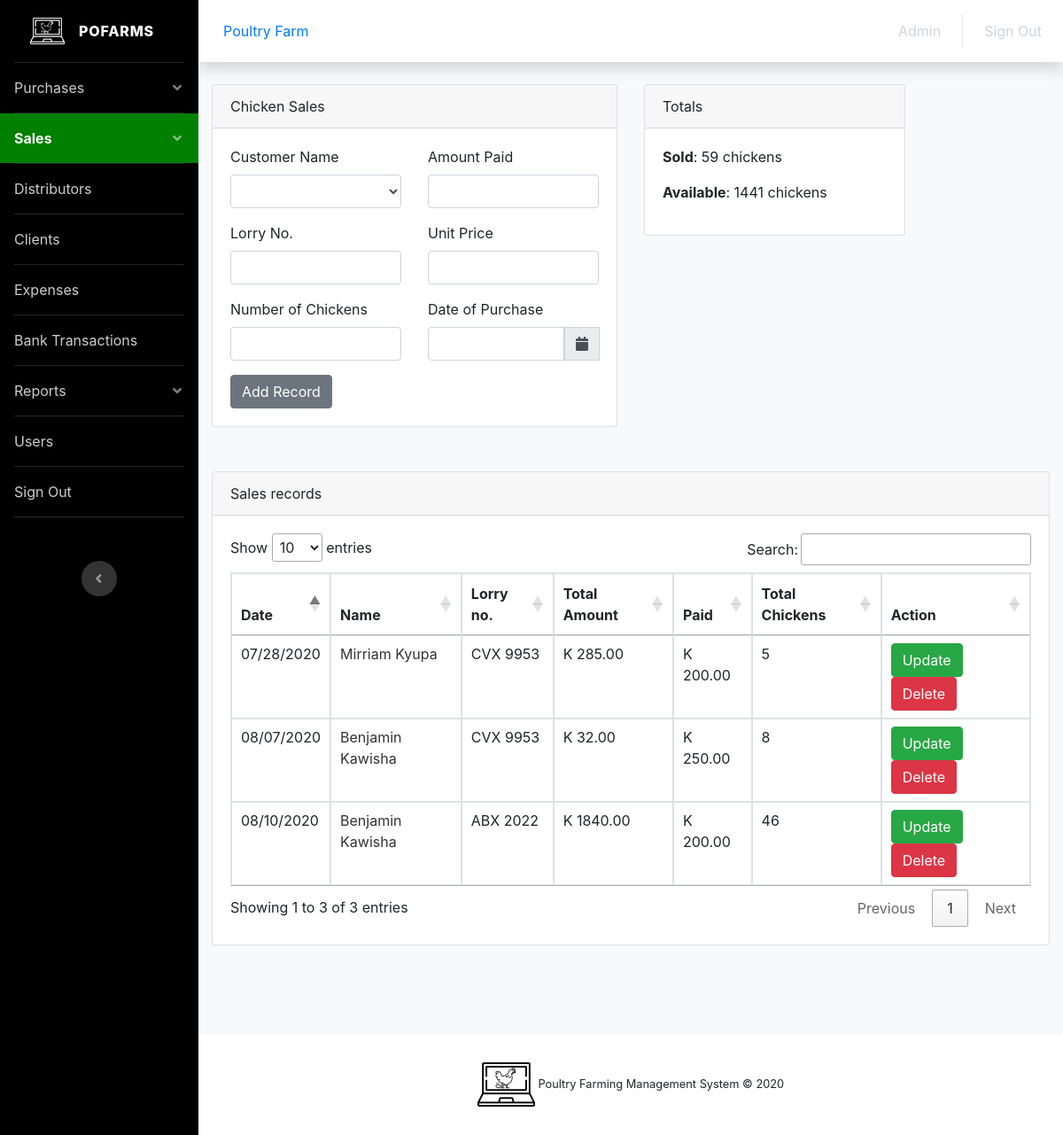
The page /sale_chicken.php (signed in) on the database its author committed.
### tables this page shows
CREATE TABLE `chicken_sale` (
  `id` int(15) NOT NULL,
  `name_idd` varchar(50) NOT NULL,
  `customer` varchar(50) NOT NULL,
  `paid` double(9,2) NOT NULL,
  `l_no` varchar(15) NOT NULL,
  `u_price` double(9,2) NOT NULL,
  `no_chickens` varchar(25) NOT NULL,
  `t_amount` double(9,2) NOT NULL,
  `date` varchar(15) NOT NULL
);

### database/server.php (called while the page is built, shortened)
<?php
$u_date ="";
$u_l_no ="";
$u_u_price ="";
$edit_state ="";
?>

### sale_chicken.php (the view, shortened to what this page needs)
<?php
include 'database/config.php';
?>
<!DOCTYPE html>
<html lang="en">
<head>
  <link rel="stylesheet" type="text/css" href="assets/css/styles.css">
  <link href="https://cdnjs.cloudflare.com/ajax/libs/font-awesome/5.13.0/css/all.min.css" rel="stylesheet">
  <link rel="stylesheet" href="https://stackpath.bootstrapcdn.com/font-awesome/4.5.0/css/font-awesome.min.css">
  <link href="https://cdnjs.cloudflare.com/ajax/libs/bootstrap-datepicker/1.7.1/css/bootstrap-datepicker.min.css" rel="stylesheet"/>
  <link href="assets/css/dashboard.css" rel="stylesheet">
  <link rel="stylesheet" type="text/css" href="assets/css/styles.css">
  <link rel="stylesheet" type="text/css" href="//cdn.datatables.net/1.10.21/css/jquery.dataTables.min.css">
  <link rel="stylesheet" href="https://stackpath.bootstrapcdn.com/bootstrap/4.5.0/css/bootstrap.min.css">
  <link rel="stylesheet" href="https://maxcdn.bootstrapcdn.com/bootstrap/4.0.0/css/bootstrap.min.css">
  <link rel="stylesheet" href="https://cdnjs.cloudflare.com/ajax/libs/font-awesome/4.7.0/css/font-awesome.min.css">
</head>
<body id="page-top">
  <div id="wrapper">
    <ul class="navbar-nav bg-gradient-black sidebar sidebar-dark accordion" id="accordionSidebar">
      <a class="sidebar-brand d-flex align-items-center justify-content-center" href="dashboard.php">
        <div class="sidebar-brand-icon">
          <div class="logo-header"><img src="assets/img/pofarms_white.png"></div>
        </div>
        <div class="sidebar-brand-text mx-3">Pofarms</div>
      </a>
      <hr class="sidebar-divider my-0">
      <li class="nav-item">
        <a href="#collapsePurchase" class="nav-link" data-toggle="collapse" role="button" aria-expanded="false" aria-controls="collapsePurchase">Purchases</a>
      </li>
      <li class="nav-item active">
        <a href="#collapseSales" class="nav-link" data-toggle="collapse" role="button" aria-expanded="false" aria-controls="collapsePurchase">Sales</a>
      </li>
      <hr class="sidebar-divider my-0">
      <li class="nav-item">
        <a href="distributor.php" class="nav-link">Distributors</a>
      </li>
      <hr class="sidebar-divider my-0">
      <li class="nav-item">
        <a href="client.php" class="nav-link">Clients</a>
      </li>
      <hr class="sidebar-divider my-0">
      <li class="nav-item">
        <a href="expense.php" class="nav-link">Expenses</a>
      </li>
      <hr class="sidebar-divider my-0">
      <li class="nav-item">
        <a href="bank.php" class="nav-link">Bank Transactions</a>
      </li>
      <hr class="sidebar-divider my-0">
      <li class="nav-item">
        <a href="#collapseReports" class="nav-link" data-toggle="collapse" role="button" aria-expanded="false" aria-controls="collapsePurchase">Reports</a>
      </li>
      <hr class="sidebar-divider my-0">
      <li class="nav-item">
        <a href="users.php" class="nav-link">Users</a>
      </li>
      <hr class="sidebar-divider my-0">
      <li class="nav-item">
        <a href="signout.php" class="nav-link">Sign Out</a>
      </li>
      <hr class="sidebar-divider my-0">
      <div class="text-center d-none d-md-inline">
        <button class="rounded-circle border-0" id="sidebarToggle"></button>
      </div>
    </ul>
    <div id="content-wrapper" class="d-flex flex-column">
      <div id="content">
        <nav class="navbar navbar-expand navbar-light bg-white topbar mb-4 static-top shadow">
          <div class="nav-item"><a href="dashboard.php" class="nav-link"><?php echo $_SESSION['name']; ?></a></div>
          <ul class="navbar-nav ml-auto">
            <li class="nav-item">
              <a href="#" class="nav-link"><?php echo $_SESSION['type']; ?></a>
            </li>
            <li class="nav-item">
              <a href="signout.php" class="nav-link">Sign Out</a>
            </li>
          </ul>
        </nav>
        <div class="container-fluid">
          <div class="row">
            <div class="col-xl-4"></div>
          </div>
          <div class="row">
            <div class="col-xl-6 col-lg-7">
              <div class="card">
                <div class="card-header">Chicken Sales</div>
                <div class="card-body">
                  <div class="form">
                    <form method="post">
                      <div class="row">
                        <div class="col-xl-6">
                          <div class="form-group">
                            <label>Customer Name</label>
                            <select name="customer" class="form-control">
                              <option><?php echo $u_customer; ?></option>
                              <?php
                              $query = "SELECT * FROM `client` ORDER BY customer ASC";
                              $fetch = $mysqli->query($query) or die($mysqli->error.__LINE__);
                              while($row = $fetch->fetch_assoc()){ ?>
                                <option><?php echo $row['customer']; ?></option>
                              <?php } ?>
                            </select>
                          </div>
                        </div>
                        <div class="col-xl-6">
                          <div class="form-group">
                            <label>Amount Paid</label>
                            <input type="number" name="paid" class="form-control" required="" value="<?php echo $u_paid; ?>">
                          </div>
                        </div>
                      </div>
                      <div class="row">
                        <div class="col-xl-6">
                          <div class="form-group">
                            <label>Lorry No.</label>
                            <input type="text" name="l_no" class="form-control" required="" value="<?php echo $u_l_no; ?>">
                          </div>
                        </div>
                        <div class="col-xl-6">
                          <div class="form-group">
                            <label>Unit Price</label>
                            <input type="number" name="u_price" class="form-control" required="" value="<?php echo $u_u_price; ?>">
                          </div>
                        </div>
                      </div>
                      <div class="row">
                        <div class="col-xl-6">
                          <div class="form-group">
                            <label>Number of Chickens</label>
                            <input type="number" name="no_chickens" class="form-control" required="" value="<?php echo $u_no_chickens; ?>">
                          </div>
                        </div>
                        <div class="col-xl-6">
                          <div class="form-group">
                            <label>Date of Purchase</label>
                            <div class="input-group date">
                              <input type="text" name="date" class="form-control" required="" id="datepicker" value="<?php echo $u_date; ?>">
                              <div class="input-group-prepend">
                                <span class="input-group-text" id="basic-addon"><i class="fas fa-calendar"></i></span>
                              </div>
                            </div>
                          </div>
                        </div>
                      </div>
                      <?php if ($edit_state == false) {?>
                        <input type="submit" name="chicken-sale" value="Add Record" class="btn btn-secondary">
                      <?php } else {?>
                        <input type="submit" name="update-sale" value="Update Record" class="btn btn-success">
                      <?php } ?>
                    </form>
                  </div>
                </div>
              </div>
            </div>
            <div class="col-xl-4 col-lg-7">
              <div class="card">
                <div class="card-header">Totals</div>
                <div class="card-body">
                  <?php
                  $query = "SELECT * FROM `chicken_sale`";
                  $fetch = $mysqli->query($query) or die($mysqli->error.__LINE__);
                  $sold = 0;
                  while($row = $fetch->fetch_assoc()){
                    $sold += $row['no_chickens'];
                  }?>
                  <p><b>Sold</b>: <?php echo $sold; ?> chickens</p>
                  <?php
                  $query = "SELECT * FROM `chick_purchase`";
                  $fetch = $mysqli->query($query) or die($mysqli->error.__LINE__);
                  $bought = 0;
                  while($row = $fetch->fetch_assoc()){
                    $bought += $row['qty'];
                  }?>
                  <?php $available = $bought-$sold; ?>
                  <p><b>Available</b>: <?php echo $available; ?> chickens</p>
                </div>
              </div>
            </div>
          </div>
          <div class="row">
            <div class="col-xl-12 col-lg-7">
              <div class="card">
                <div class="card-header">Sales records</div>
                <div class="card-body">
                  <div class="responsive-table">
                    <table id="chicken" class="table table-bordered">
                      <thead>
                        <tr>
                          <th>Date</th>
                          <th>Name</th>
                          <th>Lorry no.</th>
                          <th>Total Amount</th>
                          <th>Paid</th>
                          <th>Total Chickens</th>
                          <th>Action</th>
                        </tr>
                      </thead>
                      <tbody>
                        <?php
                        $query = "SELECT * FROM `chicken_sale` ORDER BY id ASC";
                        $fetch = $mysqli->query($query) or die($mysqli->error.__LINE__);
                        while($row = $fetch->fetch_assoc()){ ?>
                          <tr>
                            <td><?php echo $row['date']; ?></td>
                            <td><a href="client.php?#clients"><?php echo $row['customer']; ?></a></td>
                            <td><?php echo $row['l_no']; ?></td>
                            <td>K <?php echo $row['t_amount']; ?></td>
                            <td>K <?php echo $row['paid']; ?></td>
                            <td><?php echo $row['no_chickens']; ?></td>
                            <td>
                              <a href="sale_chicken.php?update=<?php echo $row['id']; ?>" class="btn btn-success">Update</a>
                              <a href="database/delete.php?delete_chicken_sale=<?php echo $row['id']; ?>" class="btn btn-danger">Delete</a>
                            </td>
                          </tr>
                        <?php } ?>
                      </tbody>
                    </table>
                  </div>
                </div>
              </div>
            </div>
          </div>
        </div>
      </div>
      <footer class="sticky-footer bg-white">
        <div class="container my-auto">
          <div class="copyright text-center my-auto">
            <div class="logo-footer">
              <img src="assets/img/pofarms_black.png">
              <span>Poultry Farming Management System &copy; 2020</span>
            </div>
          </div>
        </div>
      </footer>
    </div>
  </div>
</body>
</html>

### assets/css/styles.css (style rules this page uses)
.bg-gradient-black { background-color: #000; }
.sidebar li:hover, .sidebar .active { background-color: green; }
.logo-header img { height: 30px; }
.logo-footer img { height: 50px; bottom: 0; }
table tbody tr td a { color: #333; }

### rows shown on the page
chicken_sale: date "08/10/2020", customer "Benjamin Kawisha", l_no "ABX 2022", t_amount "1840.00", paid "200.00", no_chickens "46"
chicken_sale: date "07/28/2020", customer "Mirriam Kyupa", l_no "CVX 9953", t_amount "285.00", paid "200.00", no_chickens "5"
chicken_sale: date "08/07/2020", customer "Benjamin Kawisha", l_no "CVX 9953", t_amount "32.00", paid "250.00", no_chickens "8"

### other values the page prints
$_SESSION['name'] "Poultry Farm"
$_SESSION['type'] "Admin"
$sold "59"
$available "1441"
